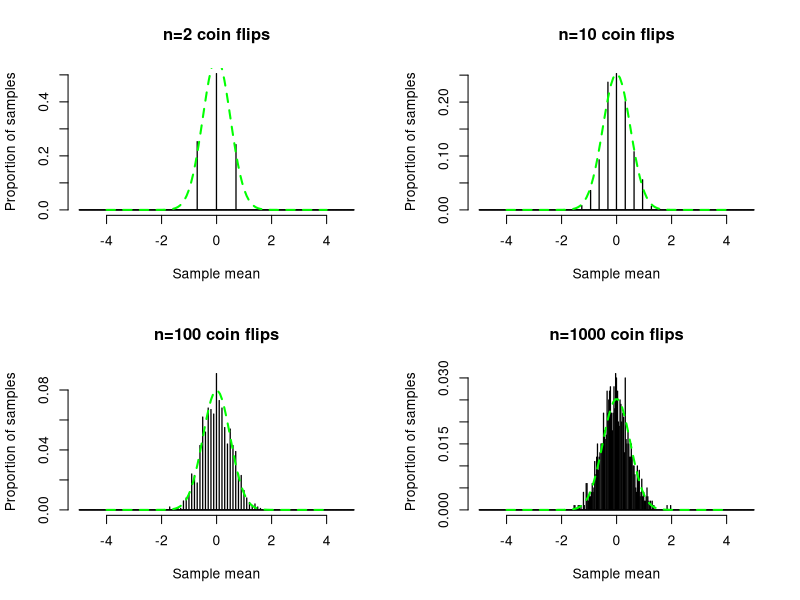

This chart was generated by the following R code:
set.seed(519)
numsims<-1000
t<- seq(-4, 4, length=100)

par(mfrow=c(2,2))
#Loop over sample sizes
for (n in c(2,10,100,1000)){
  results<-data.frame(simulation_num=integer(), sample_mean=double())
  
  #Simulate the random sample 1000 times
  for (x in 1:numsims) {
    thissample<-sample(c(0, 1), size = n, replace=TRUE)
    
    #calculate sample mean and store it in results dataframe
    samplemean<-mean(thissample)
    results[x,] = c(x,sqrt(n)*(samplemean-1/2))
  }
  
  #plot results along with theoretical normal density according to CLT (green)
  h<-hist(results$sample_mean, plot=FALSE, breaks = seq(from=-5, to=5, by=.01))
  h$density = h$density/100
  y<-dnorm(t,0,1/2)/sqrt(n)
  plot(h, freq=FALSE, col = "black", main=paste0("n=",n," coin flips"), xlab="Sample mean", ylab="Proportion of samples")
  lines(t,y, type = "l", lty=8, col="green", lwd = 2)
}
